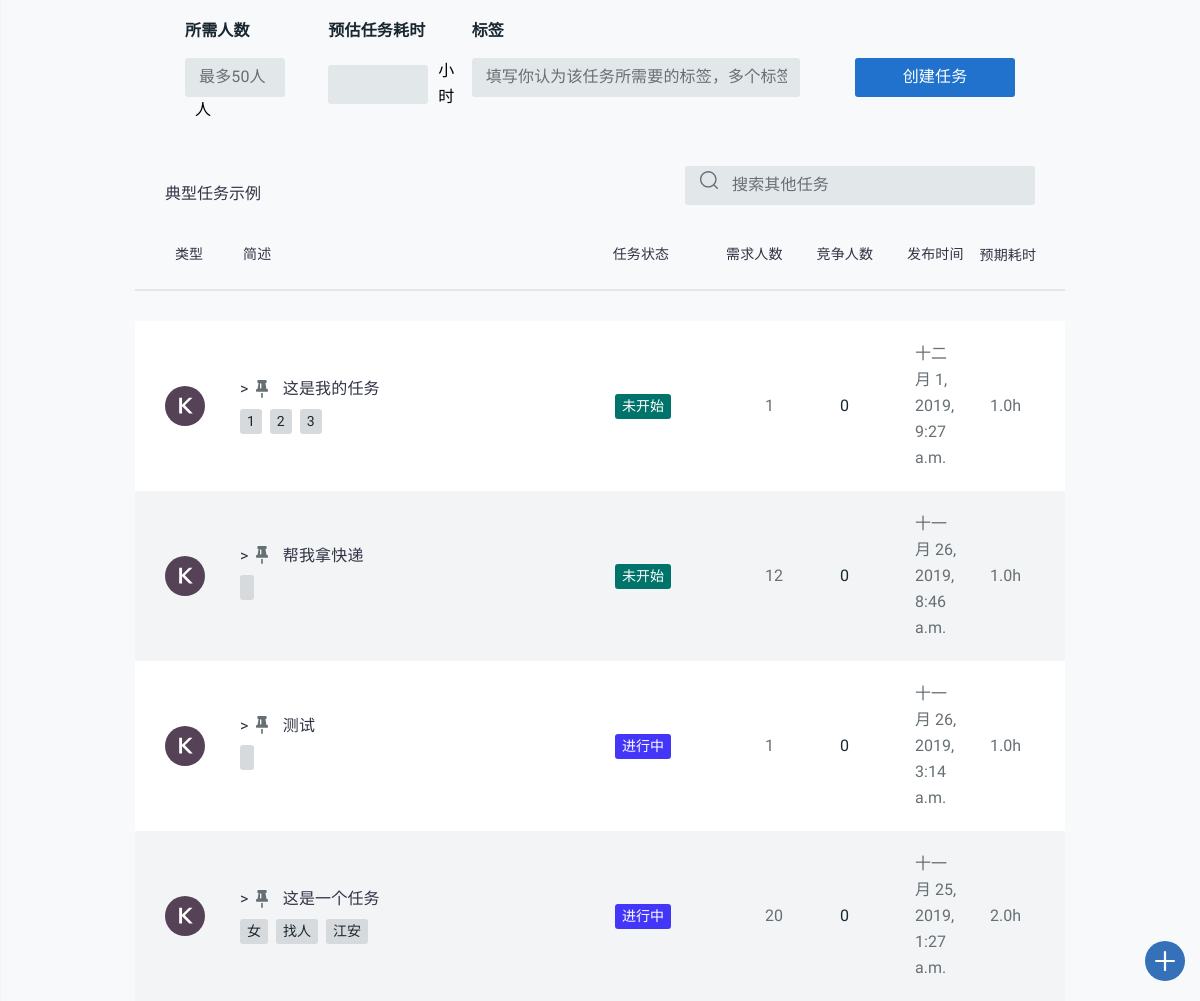
/create-task/ (signed in, lower part), run on an earlier commit of the app's database.
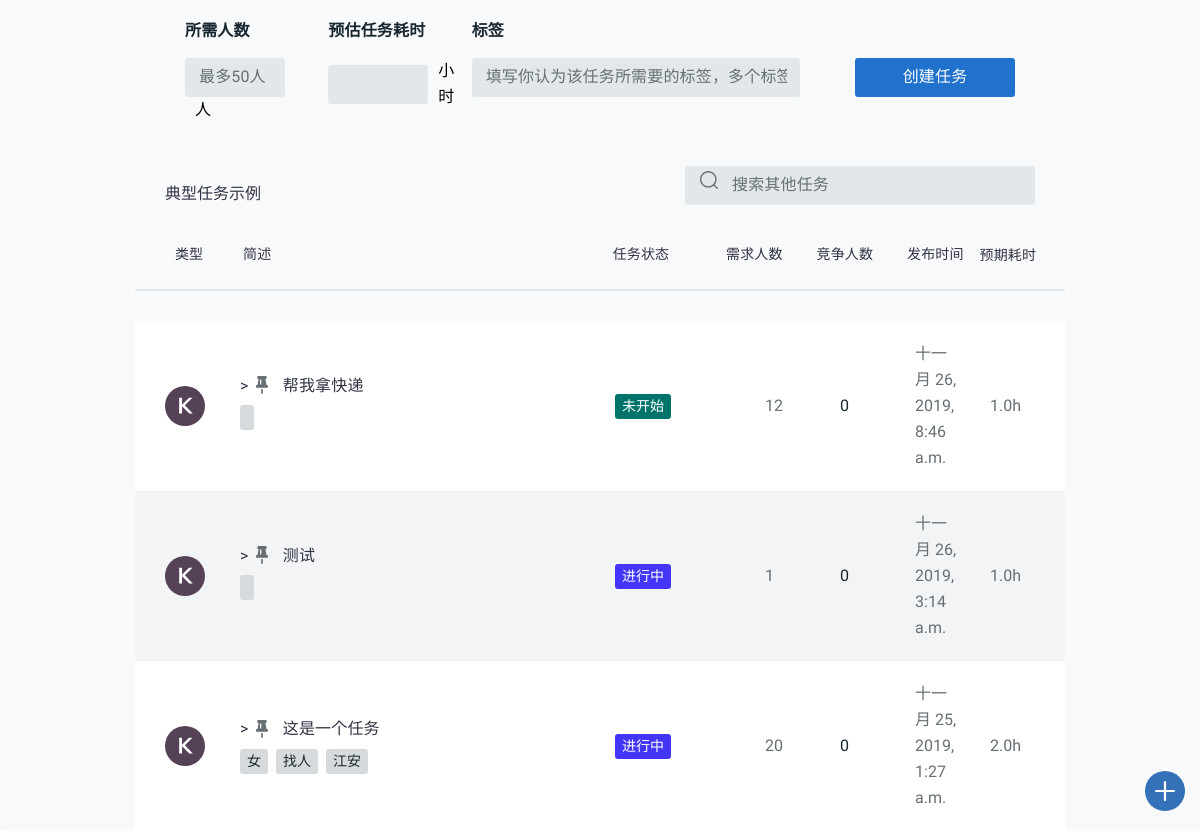
And on a later commit of the database.
### task_platform/models.py (models this page shows, shortened)
class Task(models.Model):
    state = (('未开始', 'waitting'), ('进行中', 'processing'), ('中止', 'abort'),
             ('撤销', 'revoke'), ('超时', 'timeout'), ('完成', 'completed'))
    publisher = models.CharField(max_length=128)
    pub_time = models.DateTimeField(auto_now_add=True)
    begin_time = models.DateTimeField(null=True, blank=True)
    end_time = models.DateTimeField(null=True, blank=True)
    people_needed = models.IntegerField(default=1)
    people_now = models.IntegerField(default=0)
    expected_time_consuming = models.DecimalField(
        max_digits=12, decimal_places=1, default=0.0)
    task_description = models.CharField(max_length=50, default="None")
    task_detail = RichTextUploadingField(default='None')
    task_state = models.CharField(max_length=32, choices=state, default='未开始')
    task_class = models.CharField(max_length=48, default='赏金模式')
    class Meta:
        ordering = ['pub_time']
        verbose_name = '任务'
        verbose_name_plural = '任务'

class Task_tags(models.Model):
    sig_tag = models.CharField(max_length=20, default="None")
    task_id = models.IntegerField(default="0")
    def __str__(self):
        return self.sig_tag
    class Meta:
        verbose_name = "任务标签"
        verbose_name_plural = "任务标签"

### task_platform/views.py (the view, shortened to what this page needs)
# urls.py: path('create-task/', views.create_task, name='create-task'),
def create_task(request):
    DEPOSIT = settings.DEPOSIT
    username = request.session.get('user_name', None)
    if not username:
        return redirect('/login/')
    notice_room = '/chatroom/{}'.format(get_notice_room_id(username))
    notice_num = chatinfo_num(username)
    user = User.objects.get(name=username)
    student_id = user.stu_id
    phone = user.phone
    dept = user.dept
    if user.dept == 'None':
        dept = '暂无信息'
    tag_list = []
    finder = {
        '未开始': '9', '进行中': '2',
        '中止': '3', '撤销': '3',
        '超时': '3', '完成': '4'
    }
    latest_task_list = Task.objects.order_by('-pub_time')
    for task in latest_task_list:
        color = 'tt-color0{} tt-badge'.format(finder[task.task_state])
        tag_list.append(
            (task, color,
             Task_tags.objects.filter(task_id=task.id).order_by('sig_tag')))
    return render(request, 'task_platform/create-task.html', locals())

### task_platform/views.py (called while the page is built)
@csrf_exempt
def get_notice_room_id(username):
    md5 = hashlib.md5()
    md5.update(username.encode())
    return md5.hexdigest()

def chatinfo_num(username):
    chatnum = ChatVision.objects.filter(username=username, has_seen=False).count()
    return chatnum

### task_platform/templates/task_platform/create-task.html (shortened to what the changed rows need)
{% extends 'task_platform/base.html' %}
{% load staticfiles %}
{% block content %}
<head>
  <link rel="stylesheet" href="{% static 'css/style.css' %}">
</head>
<main id="tt-pageContent">
  <div class="container">
    <div class="tt-topic-list tt-offset-top-30">
      {% if tag_list %}
      {% for task, color, tags in tag_list %}
      <div class="tt-item">
        <div class="tt-col-avatar">
          <svg class="tt-icon">
            <use xlink:href="#icon-ava-k"></use>
          </svg>
        </div>
        <div class="tt-col-description">
          <h6 class="tt-title"><a href="{% url 'detail' task.id %}">
              >
              <svg class="tt-icon">
                <use xlink:href="#icon-pinned"></use>
              </svg>
              {{ task.task_description }}
                        </a></h6>
          <div class="row align-items-center no-gutters">
            <div class="col-11">
              <ul class="tt-list-badge">
                {% for tag in tags %}
                <li><a><span class="tt-badge">{{ tag }}</span></a></li>
                {% endfor%}
              </ul>
            </div>
            </div>
          </div>
          <div class="tt-col-category"><span class="{{ color }}">{{ task.task_state }}</span></div>
          <div class="tt-col-value hide-mobile">{{ task.people_needed }}</div>
            <div class="tt-col-value tt-color-select hide-mobile">{{ task.people_now }}</div>
              <div class="tt-col-value hide-mobile">{{ task.pub_time }}</div>
                <div class="tt-col-value hide-mobile"> {{ task.expected_time_consuming }}h </div>
                </div>
                {% endfor %}
                {% endif %}
              </div>
            </div>
</main>
{% endblock %}

What changed in the data, as far as the page shows it:
removed Task: task_description "这是我的任务", task_state "未开始", people_needed "1", people_now "0", pub_time "十二月 1, 2019, 9:27 a.m.", expected_time_consuming "1.0"
removed Task_tags: sig_tag "1", shown under "这是我的任务"
removed Task_tags: sig_tag "2", shown under "这是我的任务"
removed Task_tags: sig_tag "3", shown under "这是我的任务"
